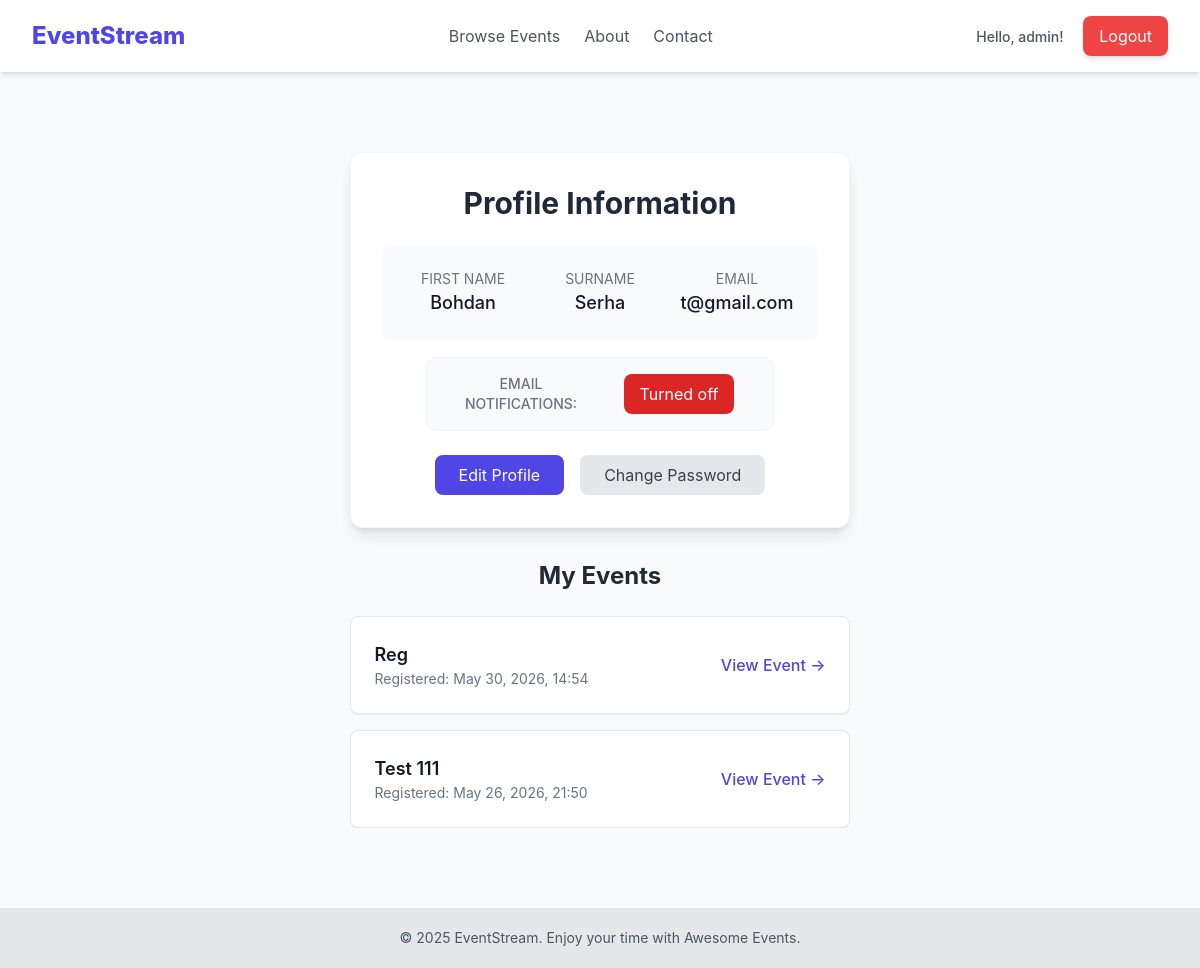
Before: /users/profile/ (signed in) with the older database file.
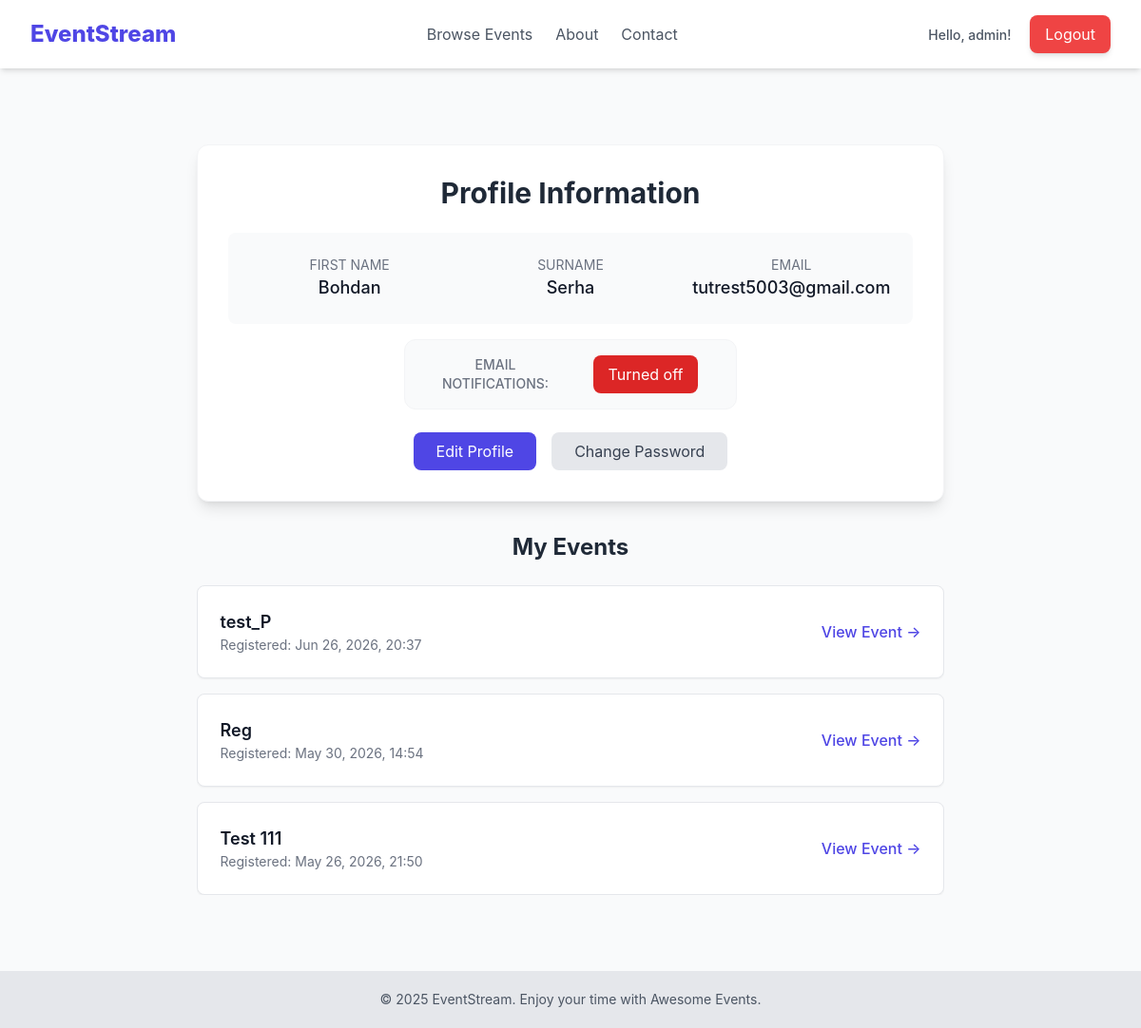
After: the same page with the newer database file.
### users/models.py (models this page shows, shortened)
class CustomUser(AbstractUser):
    username = models.CharField(max_length=200, unique=True)
    email = models.EmailField(null=True)
    first_name = models.CharField(max_length=20, blank=True)
    last_name = models.CharField(max_length=20, blank=True)
    subscribed_to_event = models.BooleanField(default=False)
    is_moderator = models.BooleanField(
        default=False,
        help_text='User is moderator or not.'
    )

### registrations/models.py (models this page shows, shortened)
class Registration(models.Model):
    user = models.ForeignKey(
        settings.AUTH_USER_MODEL,
        on_delete=models.CASCADE,
        related_name='registrations'
    )
    event = models.ForeignKey(
        Event,
        on_delete=models.CASCADE,
        related_name='attendees'
    )
    registered_at = models.DateTimeField(auto_now_add=True)
    class Meta:
        unique_together = ('user', 'event')
        verbose_name = 'Registration'
        verbose_name_plural = 'Registrations'

### events/models.py (models this page shows, shortened)
class Event(models.Model):
    title = models.CharField(max_length=200)
    description = models.TextField()
    location = models.CharField(max_length=255)
    date_time = models.DateTimeField()
    creator = models.ForeignKey(settings.AUTH_USER_MODEL, on_delete=models.CASCADE)
    created_at = models.DateTimeField(auto_now_add=True)
    updated_at = models.DateTimeField(auto_now=True)
    max_attendance = models.IntegerField(default=0, blank=True)

### users/views.py (the view)
# urls.py: path('profile/', ProfileView.as_view(), name='profile'),
class ProfileView(LoginRequiredMixin, TemplateView):
    template_name = 'users/profile.html'
    def get_context_data(self, **kwargs):
        context = super().get_context_data(**kwargs)
        context['my_events'] = self.request.user.registrations.all().order_by('-registered_at')
        token, created = Token.objects.get_or_create(user=self.request.user)
        context['token'] = token.key
        return context

### users/templates/users/profile.html (shortened to what this page needs)
{% extends "base.html" %}
{% block content %}
<div class="max-w-4xl mx-auto py-10 px-4">
    <div class="bg-white p-8 rounded-xl shadow-lg border border-gray-100 mb-8">
        <h1 class="text-3xl font-bold text-gray-800 mb-6 text-center">Profile Information</h1>
        <div class="grid grid-cols-3 gap-6 text-center bg-gray-50 p-6 rounded-lg mb-4">
            <div>
                <p class="text-sm text-gray-500 uppercase">First Name</p>
                <p class="text-lg font-medium text-gray-900">{{ user.first_name|default:"-" }}</p>
            </div>
            <div>
                <p class="text-sm text-gray-500 uppercase">Surname</p>
                <p class="text-lg font-medium text-gray-900">{{ user.last_name|default:"-" }}</p>
            </div>
            <div>
                <p class="text-sm text-gray-500 uppercase">Email</p>
                <p class="text-lg font-medium text-gray-900">{{ user.email|default:"-" }}</p>
            </div>
        </div>
        <div class="grid grid-cols-2 items-center text-center p-4 mb-6 border rounded-xl border-gray-100 bg-gray-50 max-w-[350px] mx-auto">
            <p class="text-gray-500 text-sm uppercase font-medium">Email notifications:</p>
            {% if user.subscribed_to_event %}
            <form action="{% url 'profile_email_notification' %}" method="post">
                {% csrf_token %}
            <button class="mx-auto max-w-[120px] bg-green-600 text-white px-4 py-2 rounded-lg hover:bg-green-700 transition">Turned on</button>
            </form>
            {% else %}
            <form action="{% url 'profile_email_notification' %}" method="post">
            <button class="mx-auto max-w-[120px] bg-red-600 text-white px-4 py-2 rounded-lg hover:bg-red-700 transition">Turned off</button>
            </form>
            {% endif %}
        </div>
        <div class="flex justify-center gap-4">
            <a href="{% url 'profile_update' %}" class="bg-indigo-600 text-white px-6 py-2 rounded-lg hover:bg-indigo-700 transition">
                Edit Profile
            </a>
            <a href="{% url 'password_change' %}" class="bg-gray-200 text-gray-700 px-6 py-2 rounded-lg hover:bg-gray-300 transition">
                Change Password
            </a>
        </div>
    </div>
    <h2 class="text-2xl font-bold text-gray-800 mb-6 text-center">My Events</h2>
    <div class="space-y-4 max-h-[400px] overflow-y-auto">
        {% for reg in my_events %}
            <div class="bg-white p-6 rounded-lg shadow-sm border border-gray-200 flex justify-between items-center hover:shadow-md transition">
                <div>
                    <h3 class="text-lg font-semibold text-gray-900">{{ reg.event.title }}</h3>
                    <p class="text-sm text-gray-500">Registered: {{ reg.registered_at|date:"M d, Y, H:i" }}</p>
                </div>
                <a href="{% url 'event_detail' reg.event.id %}" class="text-indigo-600 font-medium hover:underline">
                    View Event &rarr;
                </a>
            </div>
        {% empty %}
            <div class="text-center p-8 border-2 border-dashed border-gray-200 rounded-lg">
                <p class="text-gray-500">You haven't registered for any events yet.</p>
                <a href="{% url 'event_list' %}" class="text-indigo-600 font-medium hover:underline">Find an event</a>
            </div>
        {% endfor %}
    </div>
</div>
{% endblock %}

### templates/base.html (shortened to what this page needs)
<!DOCTYPE html>
<html lang="en">
<head>
    <script src="https://cdn.tailwindcss.com"></script>
</head>
<body class="min-h-screen bg-gray-50 text-gray-800 flex flex-col">
    <header class="bg-white shadow-md">
        <nav class="max-w-7xl mx-auto px-4 sm:px-6 lg:px-8 py-4 flex justify-between items-center">
            <a href="{% url 'home' %}" class="text-2xl font-extrabold text-indigo-600 hover:text-indigo-800 transition duration-150">
                EventStream
            </a>
            <div class="hidden md:flex space-x-6">
                <a href="{% url 'event_list' %}" class="text-gray-600 hover:text-indigo-600 transition duration-150">Browse Events</a>
                <a href="{% url 'about' %}" class="text-gray-600 hover:text-indigo-600 transition duration-150">About</a>
                <a href="{% url 'contact' %}" class="text-gray-600 hover:text-indigo-600 transition duration-150">Contact</a>
            </div>
            <div class="space-x-4">
                {% if user.is_authenticated %}
                    <a href="{% url 'profile' %}" class="text-sm font-medium text-gray-600 hover:text-indigo-600">
                        Hello, {{ user.username }}!
                    </a>
                    <form method="post" action="{% url 'logout' %}" class="inline-block">
                        <button type="submit"
                                class="py-2 px-4 bg-red-500 text-white rounded-lg shadow-md hover:bg-red-600 transition duration-150">
                            Logout
                        </button>
                    </form>
                {% endif %}
            </div>
        </nav>
    </header>
    <main class="flex-grow max-w-7xl mx-auto px-4 sm:px-6 lg:px-8 py-10">
        {% block content %}
        {% endblock %}
    </main>
    <footer class="bg-gray-200 text-gray-600 py-5 mt-auto">
        <div class="max-w-7xl mx-auto px-4 sm:px-6 lg:px-8 text-center text-sm">
            &copy; 2025 EventStream. Enjoy your time with Awesome Events.
        </div>
    </footer>
</body>
</html>

Changed rows visible on the page:
changed CustomUser "Bohdan": email "t@gmail.com" → "tutrest5003@gmail.com"
added Registration: event "test_P", registered_at "Jun 26, 2026, 20:37"
